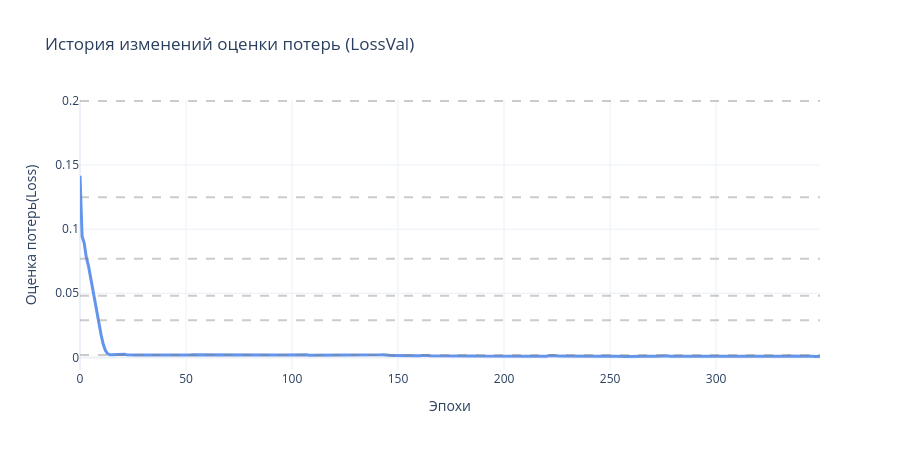

This figure's notebook cell:
### Markdown cell above
Отобразим изменения значений потерь/ошибок по эпохам в виде графика.

### Code cell
# Отобразить график изменения оценки потерь по эпохам обучения
print('Доступные метрики полной истории обучения:', totalHistoryDict.keys())
fig = go.Figure()
fig.add_trace(go.Scatter( y=totalHistoryDict['loss'], mode="lines", name="Обучающая (loss)", line=dict(width=3, color='cornflowerblue')))
if 'val_loss' in totalHistoryDict.keys():
    fig.add_trace(go.Scatter( y=totalHistoryDict['val_loss'],  mode="lines", name="Проверочная (val_loss)",     line=dict(width=3, color='darkorange')))

refHFib = np.array([13, 8, 5, 3, 2, 1, 0.8, 0.5, 0.33, 0.2, 0.125, 0.077, 0.048,  0.029, 0.0018])
m2 = refHFib<=np.max(totalHistoryDict['loss'])
m2 = np.concatenate([m2[1:], [True]*1])
for y in refHFib[m2]:# Горизонтальные опорные линии (порядки величин)
    fig.add_hline(y=y, line_dash="dash", line_color="gray", opacity=0.4)

# Настройки осей
fig.update_xaxes(title="Эпохи"); fig.update_yaxes(title="Оценка потерь(Loss)") # type="log",
fig.update_layout(title="История изменений оценки потерь (LossVal)", template="plotly_white",
                  width=900, height=450, legend=dict(yanchor="top", x=0.4, y=1.0))
fig.show()

### Figure 1 — Plotly figure (JSON) as saved in the notebook; plotly's stock layout.template omitted (floating-point values rounded to 4 significant figures; data arrays with more than 128 entries replaced by an {"elided": "..."} marker saying what was removed)
{"data": [{"line": {"color": "cornflowerblue", "width": 3}, "mode": "lines", "name": "Обучающая (loss)", "type": "scatter", "y": {"elided": "350 float values"}}], "layout": {"height": 450, "legend": {"x": 0.4, "y": 1, "yanchor": "top"}, "shapes": [{"line": {"color": "gray", "dash": "dash"}, "opacity": 0.4, "type": "line", "x0": 0, "x1": 1, "xref": "x domain", "y0": 0.2, "y1": 0.2, "yref": "y"}, {"line": {"color": "gray", "dash": "dash"}, "opacity": 0.4, "type": "line", "x0": 0, "x1": 1, "xref": "x domain", "y0": 0.125, "y1": 0.125, "yref": "y"}, {"line": {"color": "gray", "dash": "dash"}, "opacity": 0.4, "type": "line", "x0": 0, "x1": 1, "xref": "x domain", "y0": 0.077, "y1": 0.077, "yref": "y"}, {"line": {"color": "gray", "dash": "dash"}, "opacity": 0.4, "type": "line", "x0": 0, "x1": 1, "xref": "x domain", "y0": 0.048, "y1": 0.048, "yref": "y"}, {"line": {"color": "gray", "dash": "dash"}, "opacity": 0.4, "type": "line", "x0": 0, "x1": 1, "xref": "x domain", "y0": 0.029, "y1": 0.029, "yref": "y"}, {"line": {"color": "gray", "dash": "dash"}, "opacity": 0.4, "type": "line", "x0": 0, "x1": 1, "xref": "x domain", "y0": 0.0018, "y1": 0.0018, "yref": "y"}], "title": {"text": "История изменений оценки потерь (LossVal)"}, "width": 900, "xaxis": {"title": {"text": "Эпохи"}}, "yaxis": {"title": {"text": "Оценка потерь(Loss)"}}}}
